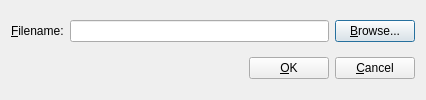
<ui version="4.0" >
 <class>SetAdpFileDialogBase</class>
 <widget class="QDialog" name="SetAdpFileDialogBase" >
  <property name="geometry" >
   <rect>
    <x>0</x>
    <y>0</y>
    <width>426</width>
    <height>100</height>
   </rect>
  </property>
  <property name="windowTitle" >
   <string>Dialog</string>
  </property>
  <layout class="QVBoxLayout" >
   <item>
    <layout class="QHBoxLayout" >
     <item>
      <widget class="QLabel" name="filenameLabel_" >
       <property name="text" >
        <string>&amp;Filename:</string>
       </property>
       <property name="buddy" >
        <cstring>filenameLineEdit_</cstring>
       </property>
      </widget>
     </item>
     <item>
      <widget class="QLineEdit" name="filenameLineEdit_" />
     </item>
     <item>
      <widget class="QPushButton" name="browseButton_" >
       <property name="text" >
        <string>&amp;Browse...</string>
       </property>
      </widget>
     </item>
    </layout>
   </item>
   <item>
    <layout class="QHBoxLayout" >
     <item>
      <spacer>
       <property name="orientation" >
        <enum>Qt::Horizontal</enum>
       </property>
       <property name="sizeHint" >
        <size>
         <width>201</width>
         <height>20</height>
        </size>
       </property>
      </spacer>
     </item>
     <item>
      <widget class="QPushButton" name="okButton_" >
       <property name="text" >
        <string>&amp;OK</string>
       </property>
      </widget>
     </item>
     <item>
      <widget class="QPushButton" name="cancelButton_" >
       <property name="text" >
        <string>&amp;Cancel</string>
       </property>
      </widget>
     </item>
    </layout>
   </item>
  </layout>
 </widget>
 <resources/>
 <connections/>
</ui>
